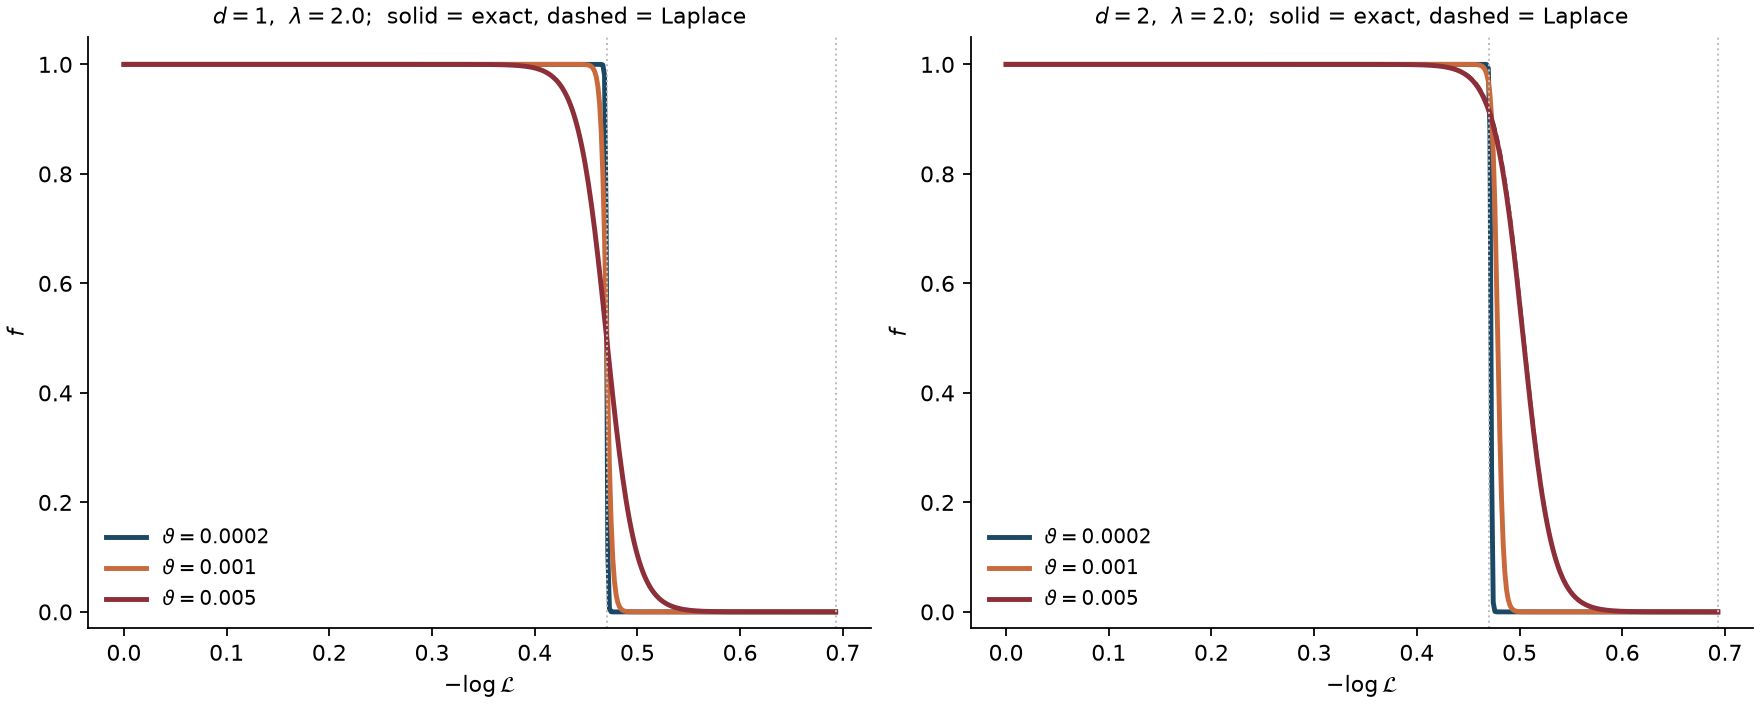

This chart was generated by the following Python code:
"""Setup 1: exact Boltzmann fraction (quadrature) vs closed-form Laplace estimate.

Exact:    f = int_{r_-}^inf r^(d-1) e^{-F/T} dr  /  int_0^inf ...
Laplace:  f = [1 + Z_0/Z_+]^{-1} with Gaussian wells at r=0 and r=r_+.
Both use the same exact F, s_pm, dF = lam (1+mu)^2 (1-2mu)/48, F''_+ = lam mu (1+mu).
"""
import numpy as np
import matplotlib.pyplot as plt

OUT = __file__.rsplit('/', 1)[0]


def _mu(L, lam):
    disc = 1.0 + 4.0 * (L - 1.0) / lam
    return np.sqrt(disc) if disc > 0 else None


def frac_exact(L, lam, theta, d, n=200000):
    mu = _mu(L, lam)
    if mu is None:
        return 0.0
    if L >= 1.0:
        return 1.0
    r_b = np.sqrt(max(0.5 * (1.0 - mu), 0.0))
    r_plus = np.sqrt(0.5 * (1.0 + mu))
    T = theta * L
    rmax = 1.6 * max(1.0, r_plus) + (240.0 * T / lam) ** (1.0 / 6.0)
    r = np.linspace(0.0, rmax, n)
    F = -0.5 * (L - 1.0) * r**2 - 0.25 * lam * r**4 + lam * r**6 / 6.0
    w = r ** (d - 1) * np.exp(-F / T - (-F / T).max())
    return np.trapezoid(np.where(r >= r_b, w, 0.0), r) / np.trapezoid(w, r)


def frac_laplace(L, lam, theta, d):
    mu = _mu(L, lam)
    if mu is None:
        return 0.0
    if L >= 1.0:
        return 1.0
    T = theta * L
    a = 1.0 - L                       # |F''(0)|
    Fpp = lam * mu * (1.0 + mu)       # F''(r_+)
    dF = lam * (1.0 + mu) ** 2 * (1.0 - 2.0 * mu) / 48.0
    r_plus = np.sqrt(0.5 * (1.0 + mu))
    if d == 1:
        ratio = 0.5 * np.sqrt(Fpp / a) * np.exp(dF / T)
    else:
        ratio = np.sqrt(T * Fpp / (2 * np.pi)) / (a * r_plus) * np.exp(dF / T)
    return 1.0 / (1.0 + ratio)


lam = 2.0
fig, axes = plt.subplots(1, 2, figsize=(11, 4.4), constrained_layout=True)

for ax, d in zip(axes, [1, 2]):
    for th, c in zip([2e-4, 1e-3, 5e-3], ['#1b4965', '#c96a3c', '#8c2f39']):
        Ls = np.linspace(1 - lam / 4 + 1e-4, 1.0 - 1e-4, 500)
        x = -np.log(Ls)
        ax.plot(x, [frac_exact(L, lam, th, d) for L in Ls],
                color=c, lw=2.2, label=rf'$\vartheta={th}$')
        ax.plot(x, [frac_laplace(L, lam, th, d) for L in Ls],
                color=c, lw=1.2, ls='--')
    # spinodal (mu=0) and Maxwell (mu=1/2) points
    ax.axvline(-np.log(1 - lam / 4), color='0.75', lw=0.9, ls=':')
    ax.axvline(-np.log(1 - 3 * lam / 16), color='0.75', lw=0.9, ls=':')
    ax.set_title(rf'$d={d}$,  $\lambda={lam}$;  solid = exact, dashed = Laplace', fontsize=10)
    ax.set_xlabel(r'$-\log\mathcal{L}$')
    ax.set_ylabel(r'$f$')
    ax.set_ylim(-0.03, 1.05)
    ax.legend(frameon=False, fontsize=9, loc='lower left')
    ax.spines[['top', 'right']].set_visible(False)

fig.savefig(f'{OUT}/setup1_exact_vs_laplace.png', dpi=160)
print('saved', f'{OUT}/setup1_exact_vs_laplace.png')

print(f'\nlam={lam}, d=2, theta=1e-3   (mu -> 0 is the spinodal)')
print(f"{'L':>8} {'mu':>7} {'exact':>9} {'laplace':>9}")
for L in [0.505, 0.53, 0.56, 0.60, 0.625, 0.66, 0.75, 0.90, 0.98, 0.999]:
    print(f'{L:8.3f} {_mu(L, lam):7.3f} {frac_exact(L, lam, 1e-3, 2):9.4f} '
          f'{frac_laplace(L, lam, 1e-3, 2):9.4f}')
